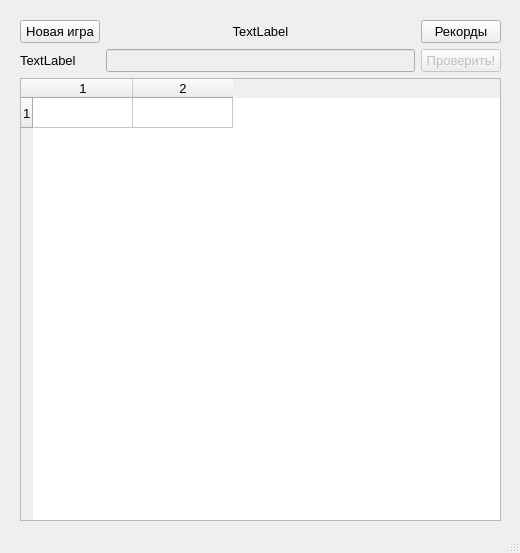
<?xml version="1.0" encoding="UTF-8"?>
<ui version="4.0">
 <class>MainWindow</class>
 <widget class="QMainWindow" name="MainWindow">
  <property name="geometry">
   <rect>
    <x>0</x>
    <y>0</y>
    <width>520</width>
    <height>553</height>
   </rect>
  </property>
  <property name="sizePolicy">
   <sizepolicy hsizetype="Expanding" vsizetype="Expanding">
    <horstretch>0</horstretch>
    <verstretch>0</verstretch>
   </sizepolicy>
  </property>
  <property name="windowTitle">
   <string>MainWindow</string>
  </property>
  <widget class="QWidget" name="centralwidget">
   <widget class="QWidget" name="gridLayoutWidget">
    <property name="geometry">
     <rect>
      <x>20</x>
      <y>20</y>
      <width>481</width>
      <height>501</height>
     </rect>
    </property>
    <layout class="QGridLayout" name="gridLayout">
     <property name="sizeConstraint">
      <enum>QLayout::SetDefaultConstraint</enum>
     </property>
     <item row="0" column="2">
      <widget class="QPushButton" name="pushButton">
       <property name="sizePolicy">
        <sizepolicy hsizetype="Minimum" vsizetype="Fixed">
         <horstretch>0</horstretch>
         <verstretch>0</verstretch>
        </sizepolicy>
       </property>
       <property name="font">
        <font>
         <pointsize>10</pointsize>
        </font>
       </property>
       <property name="text">
        <string>Рекорды</string>
       </property>
      </widget>
     </item>
     <item row="0" column="0">
      <widget class="QPushButton" name="pushButton_3">
       <property name="font">
        <font>
         <pointsize>10</pointsize>
         <weight>50</weight>
         <bold>false</bold>
        </font>
       </property>
       <property name="text">
        <string>Новая игра</string>
       </property>
      </widget>
     </item>
     <item row="0" column="1">
      <widget class="QLabel" name="label">
       <property name="font">
        <font>
         <pointsize>10</pointsize>
         <weight>50</weight>
         <bold>false</bold>
        </font>
       </property>
       <property name="text">
        <string>TextLabel</string>
       </property>
       <property name="alignment">
        <set>Qt::AlignCenter</set>
       </property>
      </widget>
     </item>
     <item row="1" column="1">
      <widget class="QLineEdit" name="lineEdit">
       <property name="enabled">
        <bool>false</bool>
       </property>
       <property name="sizePolicy">
        <sizepolicy hsizetype="Expanding" vsizetype="Preferred">
         <horstretch>0</horstretch>
         <verstretch>0</verstretch>
        </sizepolicy>
       </property>
       <property name="font">
        <font>
         <pointsize>10</pointsize>
        </font>
       </property>
       <property name="text">
        <string/>
       </property>
      </widget>
     </item>
     <item row="1" column="0">
      <widget class="QLabel" name="label_2">
       <property name="font">
        <font>
         <pointsize>10</pointsize>
         <weight>50</weight>
         <bold>false</bold>
        </font>
       </property>
       <property name="text">
        <string>TextLabel</string>
       </property>
       <property name="alignment">
        <set>Qt::AlignLeading|Qt::AlignLeft|Qt::AlignVCenter</set>
       </property>
      </widget>
     </item>
     <item row="1" column="2">
      <widget class="QPushButton" name="pushButton_2">
       <property name="enabled">
        <bool>false</bool>
       </property>
       <property name="font">
        <font>
         <pointsize>10</pointsize>
        </font>
       </property>
       <property name="text">
        <string>Проверить!</string>
       </property>
      </widget>
     </item>
     <item row="2" column="0" colspan="3">
      <widget class="QTableWidget" name="tableWidget">
       <property name="enabled">
        <bool>true</bool>
       </property>
       <property name="sizePolicy">
        <sizepolicy hsizetype="Expanding" vsizetype="Expanding">
         <horstretch>0</horstretch>
         <verstretch>0</verstretch>
        </sizepolicy>
       </property>
       <property name="font">
        <font>
         <pointsize>10</pointsize>
         <weight>50</weight>
         <bold>false</bold>
        </font>
       </property>
       <property name="focusPolicy">
        <enum>Qt::NoFocus</enum>
       </property>
       <property name="editTriggers">
        <set>QAbstractItemView::NoEditTriggers</set>
       </property>
       <property name="selectionMode">
        <enum>QAbstractItemView::NoSelection</enum>
       </property>
       <property name="rowCount">
        <number>1</number>
       </property>
       <property name="columnCount">
        <number>2</number>
       </property>
       <attribute name="horizontalHeaderVisible">
        <bool>true</bool>
       </attribute>
       <attribute name="horizontalHeaderCascadingSectionResizes">
        <bool>false</bool>
       </attribute>
       <attribute name="horizontalHeaderHighlightSections">
        <bool>false</bool>
       </attribute>
       <attribute name="horizontalHeaderShowSortIndicator" stdset="0">
        <bool>false</bool>
       </attribute>
       <attribute name="horizontalHeaderStretchLastSection">
        <bool>false</bool>
       </attribute>
       <attribute name="verticalHeaderVisible">
        <bool>true</bool>
       </attribute>
       <attribute name="verticalHeaderCascadingSectionResizes">
        <bool>false</bool>
       </attribute>
       <attribute name="verticalHeaderHighlightSections">
        <bool>false</bool>
       </attribute>
       <attribute name="verticalHeaderShowSortIndicator" stdset="0">
        <bool>false</bool>
       </attribute>
       <attribute name="verticalHeaderStretchLastSection">
        <bool>false</bool>
       </attribute>
       <row/>
       <column/>
       <column/>
      </widget>
     </item>
    </layout>
   </widget>
  </widget>
  <widget class="QMenuBar" name="menubar">
   <property name="geometry">
    <rect>
     <x>0</x>
     <y>0</y>
     <width>520</width>
     <height>25</height>
    </rect>
   </property>
  </widget>
  <widget class="QStatusBar" name="statusbar"/>
 </widget>
 <resources/>
 <connections/>
</ui>
